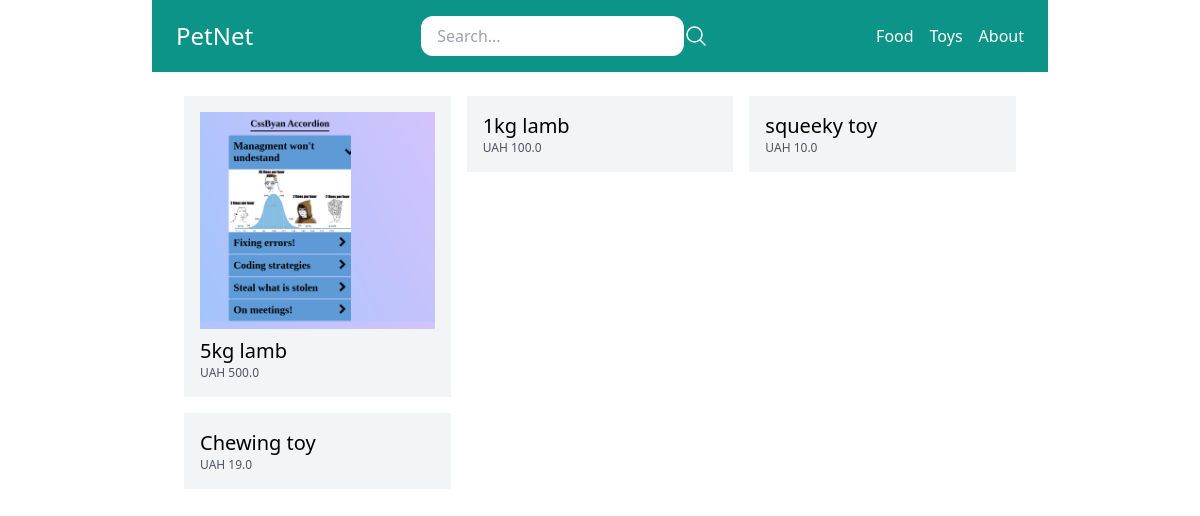
/, run on an earlier commit of the app's database.
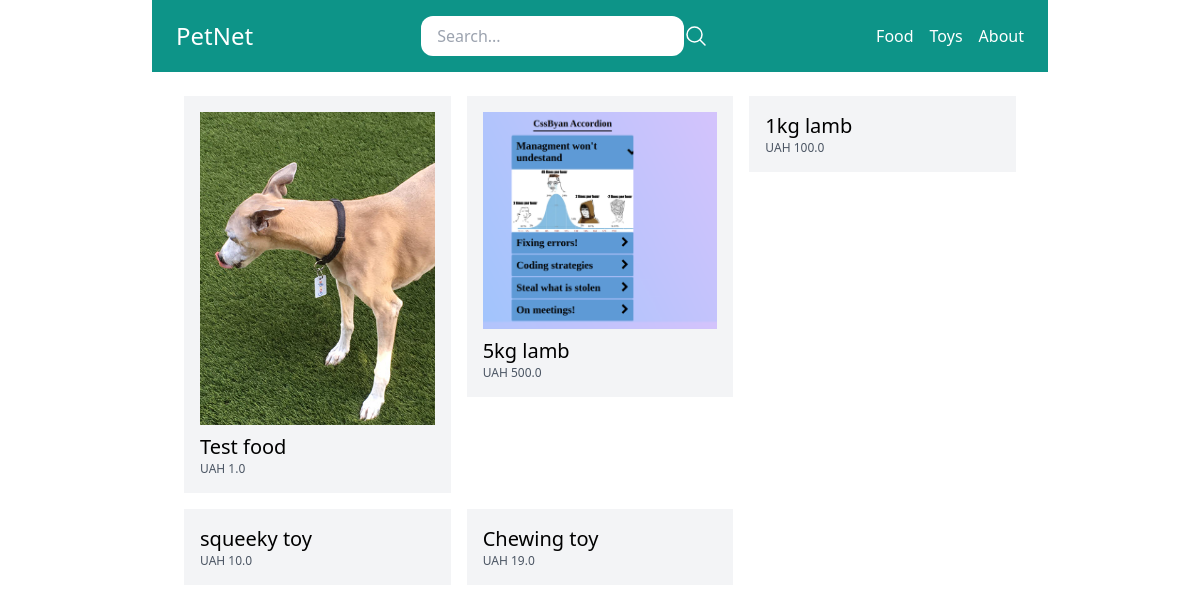
And on a later commit of the database.
### store/models.py (models this page shows, shortened)
class Category(models.Model):
    title = models.CharField(max_length=50)
    slug = models.SlugField(max_length=50)
    class Meta:
        verbose_name = 'Category'
        verbose_name_plural = 'Categories'

class Product(models.Model):
    DRAFT = 'draft'
    WAITING_APPROVAL = 'waitingapproval'
    ACTIVE = 'active'
    DELETED = 'deleted'
    STATUS_CHOICES = (
        (DRAFT, 'Draft'),
        (WAITING_APPROVAL, 'Waiting approval'),
        (ACTIVE, 'Active'),
        (DELETED, 'Deleted'),
    )
    user = models.ForeignKey(User, related_name='products', on_delete=models.CASCADE)
    category = models.ForeignKey(Category, related_name='products', on_delete=models.CASCADE)
    title = models.CharField(max_length=50)
    slug = models.SlugField(max_length=50)
    description = models.TextField(blank=True)
    price = models.IntegerField()
    image = models.ImageField(upload_to='uploads/product_images/', blank=True, null=True)
    created_at = models.DateTimeField(auto_now_add=True)
    updated_at = models.DateTimeField(auto_now=True)
    status = models.CharField(max_length=50, choices=STATUS_CHOICES, default=ACTIVE)
    class Meta:
        ordering = ("-created_at",)
    def get_display_price(self):
        return self.price / 100

### core/views.py (the view)
# urls.py: path('', frontpage, name='frontpage'),
def frontpage(request):
    products = Product.objects.filter(status=Product.ACTIVE)[0:6]
    return render(request, 'core/frontpage.html', {
        'products': products
    })

### store/templatetags/menu.py (called while the page is built)
@register.inclusion_tag('core/menu.html')
def menu():
    categories = Category.objects.all()
    return {'categories': categories}

### core/templates/core/frontpage.html (shortened to what this page needs)
{% extends 'core/base.html' %}
{%  block content %}
    {% include 'store/partials/products.html' %}
{% endblock %}

### core/templates/core/menu.html
{% for category in categories %}
<a href="{% url 'category_detail' category.slug %}" class="text-white">{{ category.title }}</a>
{% endfor %}
<a href="{% url 'about' %}" class="text-white">About</a>

### store/templates/store/partials/products.html
<div class="flex flex-wrap">
    {% for product in products %}
        <div class="product w-1/3 p-2">
            <div class="p-4 bg-gray-100">
                <a href="{% url 'product_detail' product.category.slug product.slug %}">
                    {% if product.image %}
                        <div class="image mb-2">
                            <img src="{{ product.image.url }}" alt="Image of {{ product.title }}">
                        </div>
                    {% endif %}
                        <h2 class="text-xl">{{ product.title }}</h2>
                    <p class="text-xs text-gray-600">UAH  {{ product.get_display_price }}</p>
                </a>
            </div>
        </div>
    {% endfor %}
</div>

What changed in the data, as far as the page shows it:
added Product: image (picture), title "Test food", get_display_price "1.0"
